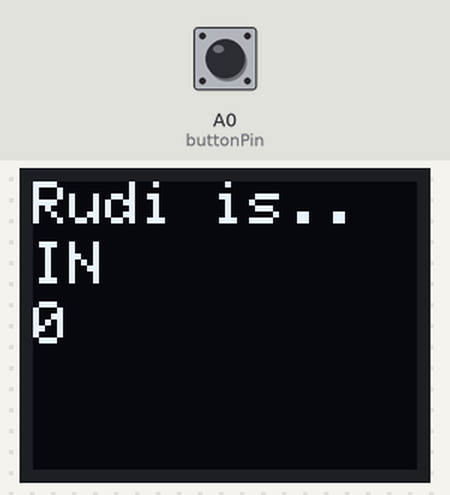
Bench run of a sketch on a simulated Arduino Uno, built with avr-gcc and run on an emulated ATmega328P. Shown: 64×48 one-colour display. The inputs (shaded band) are chosen by the test bench; at power-on: A0 (buttonPin) HIGH.

Above: at 1.2 s.
1.3 s: A0 (buttonPin) pulled LOW for 3.2 s
At 6.6 s:
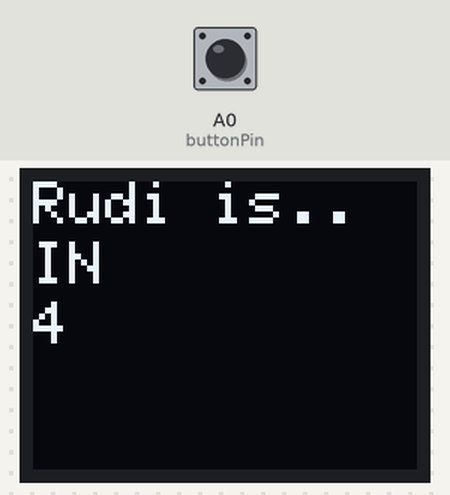
6.9 s: A0 (buttonPin) pulled LOW for 0.15 s
At 9.1 s:
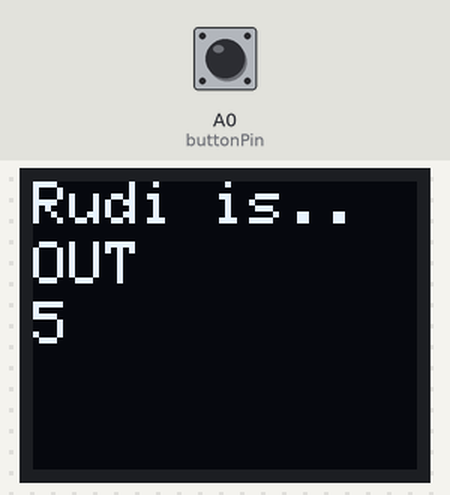
9.4 s: A0 (buttonPin) pulled LOW for 1 s
At 10.9 s:
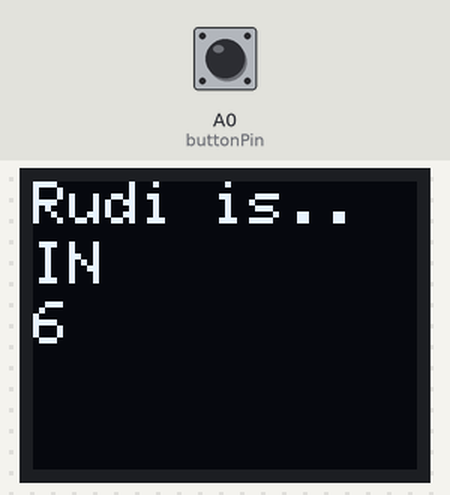
11.9 s: A0 (buttonPin) pulled LOW for 0.15 s
At 13.4 s:
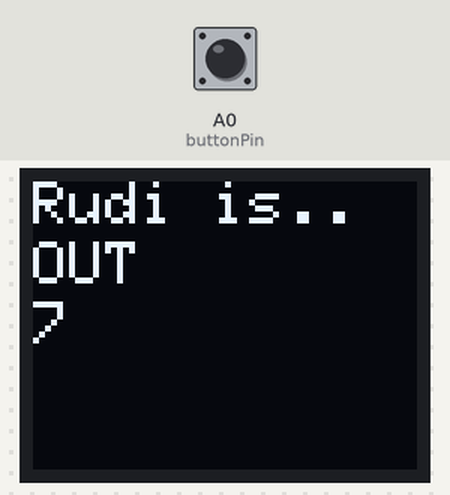
Timing chart, 0 to 14.9 s (numbered marks = the images above; inputs shaded):
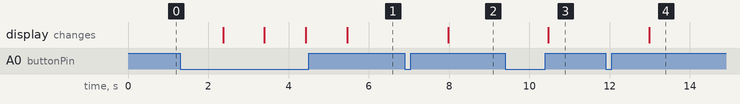

Measured:
- after the input at 1.3 s, the display: first changes after 1.1 s (image 1 shows a later state)
- after the input at 6.9 s, the display: changes after 1.1 s (image 2)
- after the input at 9.4 s, the display: changes after 1.1 s (image 3)
- after the input at 11.9 s, the display: changes after 1.1 s (image 4)

The sketch:

Rudi_v3.ino
```cpp
#include <MicroView.h>    // include MicroView library

int buttonPin = A0;       // the the input pin
int buttonState = 0;    // variable to store the pushbutton status
int counter = 0;     // set variable counter equal to 0
int state = true;   // set variable state equal to TRUE

void setup() {
   uView.begin();      // start MicroView custom Ardiuno library
   uView.clear(PAGE);    // clear page

   pinMode(buttonPin, INPUT);    // initialize the pushbutton pin as an input
   digitalWrite(buttonPin,HIGH);   // set Internal pull-up
}


void loop() {
   buttonState = digitalRead(buttonPin); // read the state of the pushbutton value

   uView.setCursor(0, 0);   // set cursor at 0,0 on the display
   uView.print("Rudi is.. ");     // print Rudi is...
   uView.display();

   uView.setCursor(0, 10);   // set the cursor to 0,10 on the display
   if (state)  { uView.print("IN "); } else { uView.print("OUT "); }  // either print In or Out depending on the value of the state varible
   uView.display();

   uView.setCursor(0, 20);   // set the cursor to 0,20 on the display
   uView.print(counter); // display the current value of the variable counter
   uView.display();

   // check if the pushbutton is pressed.
   // if it is not pressed, the buttonState is HIGH:
   if (buttonState == LOW) {
      delay(1000); // delay to de-bounce the switch input, in the final hardware implementation we need to find a better solution than a time delay
      counter = counter + 1; // increment the variable counter by 1 each time the button state changes
      state = !state; // invert the value of the variable state
   }
}
```
